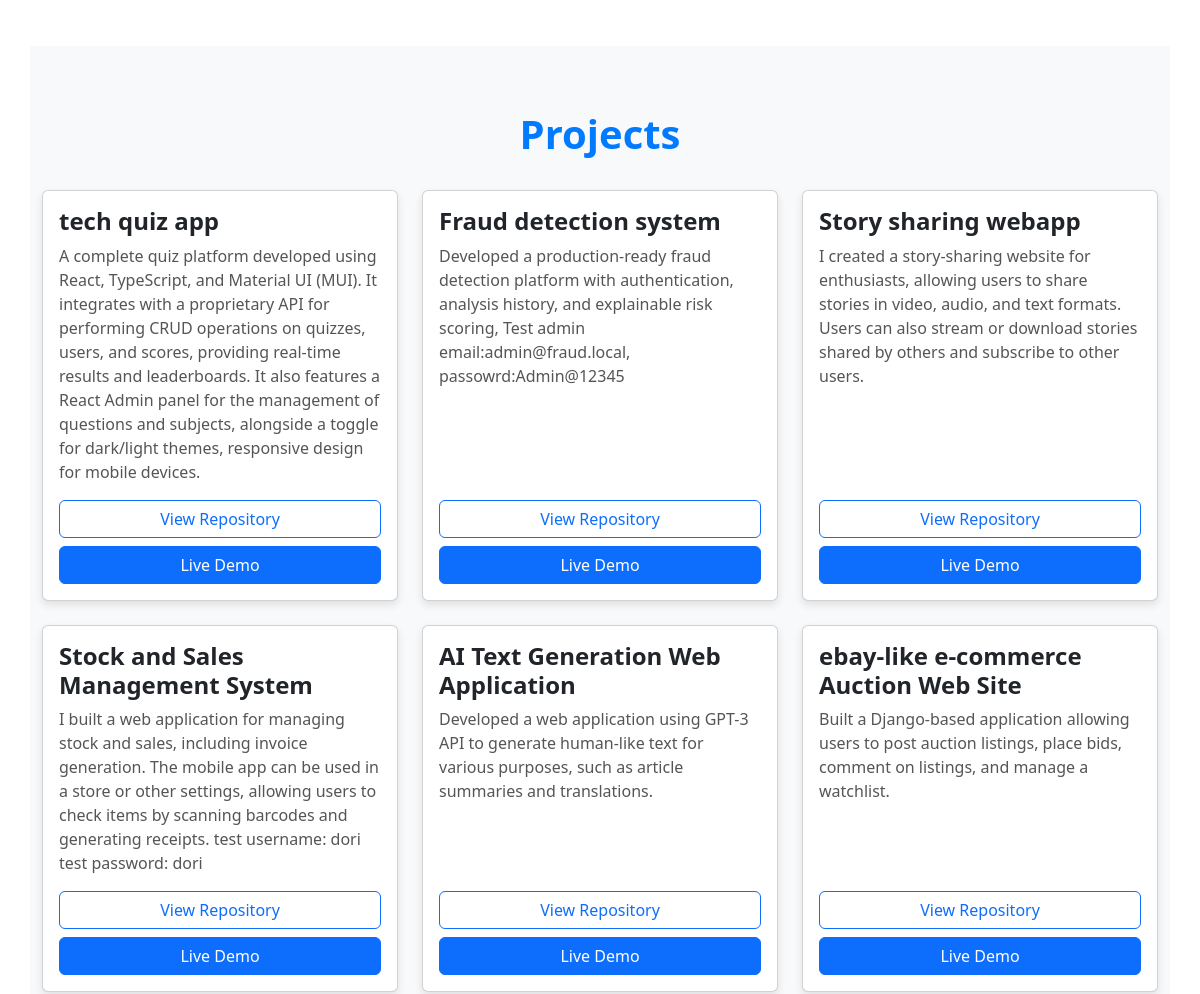
The app's page / (middle part), older data.
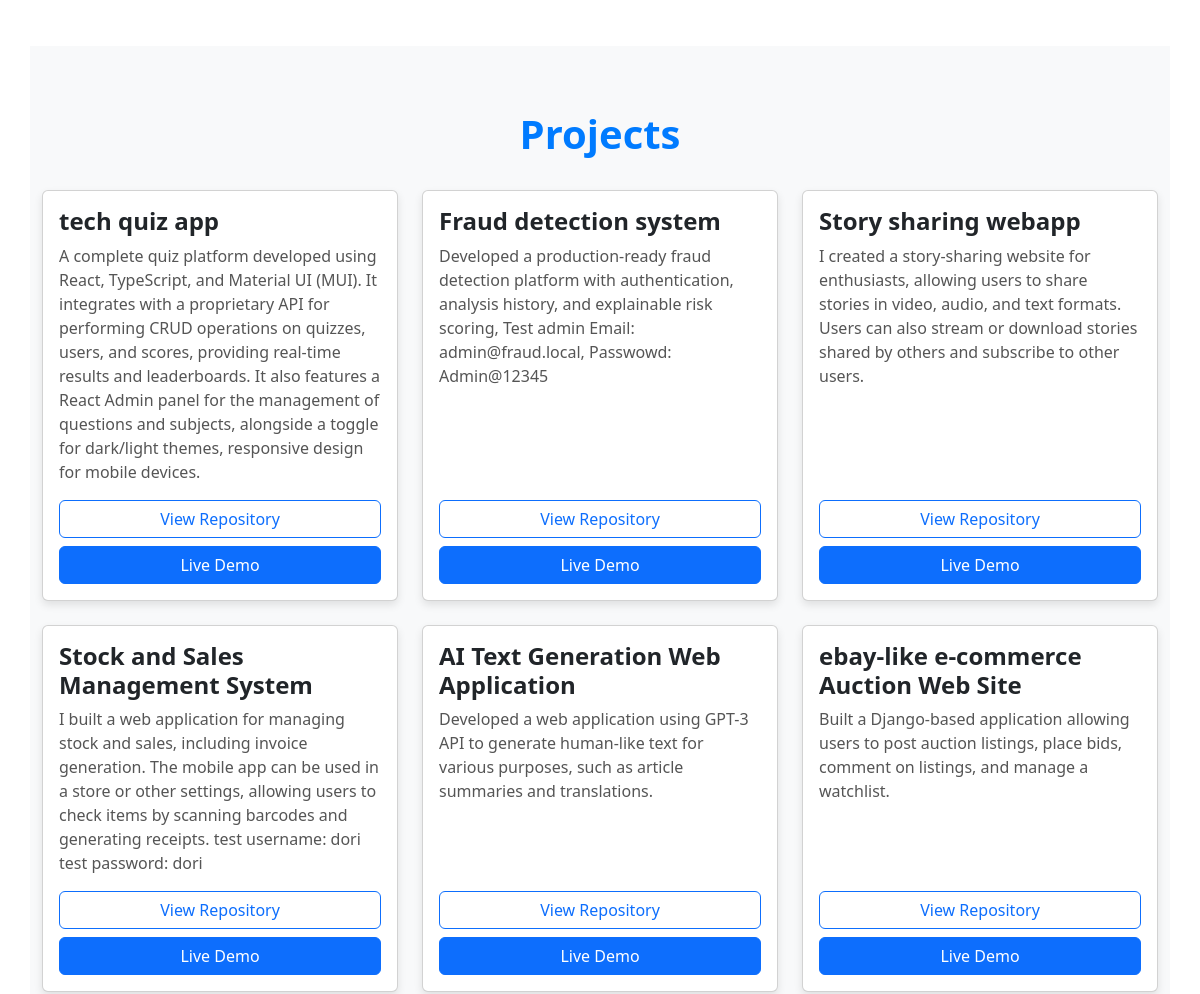
The same page, newer data.
### portfolio/models.py (models this page shows)
class Project(models.Model):
    title = models.CharField(max_length=100)
    description = models.TextField()
    link = models.URLField(blank=True, null=True)
    repo_link = models.URLField(blank=True, null=True)

### portfolio/views.py (the view)
# urls.py: path('', portfolio_view, name='portfolio'),
def portfolio_view(request):
    projects = Project.objects.order_by('-id')
    skills = Skill.objects.all()
    experiences = Experience.objects.order_by('-start_date')
    certificates = Certificate.objects.all()
    return render(request, 'portfolio/portfolio.html', {
        "year": 2024,
        "name": "daryldev",
        'projects': projects,
        'skills': skills,
        'experiences': experiences,
        'certificates': certificates,
    })

### portfolio/context_processors.py (called while the page is built)
def social_links(request):
    return {"SOCIAL_LINKS": getattr(settings, "SOCIAL_LINKS", {})}

### portfolio/templates/portfolio/portfolio.html (shortened to what this page needs)
{% load static %}
<!DOCTYPE html>
<html lang="en">
<head>
    <link rel="stylesheet" href="{% static 'css/styles.css' %}" />
    <link href="https://cdn.jsdelivr.net/npm/bootstrap@5.3.0/dist/css/bootstrap.min.css" rel="stylesheet" />
    <link rel="stylesheet" href="https://cdnjs.cloudflare.com/ajax/libs/font-awesome/6.0.0-beta3/css/all.min.css" />
</head>
<body>
    <section id="projects" class="container my-5 section">
        <h2 class="section-title">Projects</h2>
        <div class="row">
            {% for project in projects %}
            <div class="col-md-4 mb-4">
                <div class="card h-100">
                    <div class="card-body">
                        <h5 class="card-title">{{ project.title }}</h5>
                        <p class="card-text">{{ project.description }}</p>
                        <div class="btn-row">
                            {% if project.repo_link %}
                            <a href="{{ project.repo_link }}" class="btn btn-outline-primary" target="_blank" rel="noopener">
                                View Repository
                            </a>
                            {% endif %}
                            {% if project.link %}
                            <a href="{{ project.link }}" class="btn btn-primary" target="_blank" rel="noopener">
                                Live Demo
                            </a>
                            {% endif %}
                        </div>
                    </div>
                </div>
            </div>
            {% endfor %}
        </div>
    </section>
</body>
</html>

### portfolio/static/css/styles.css (style rules this page uses)
body { font-family: 'Roboto', sans-serif; background-color: #f4f4f9; color: #333; line-height: 1.6; }
.section-title { font-size: 2.5rem; font-weight: bold; margin-bottom: 2rem; color: #007bff; text-align: center; }
.section { padding: 4rem 0; background-color: #f8f9fa; }
.card { border: none; border-radius: 0.75rem; box-shadow: 0 4px 8px rgba(0, 0, 0, 0.1); transition: transform 0.3s ease, box-shadow 0.3s ease; }
.card-title { font-size: 1.5rem; font-weight: bold; color: #007bff; }
.card-text { font-size: 1rem; color: #555; }

### portfolio/templates/portfolio/portfolio.html (style rules this page uses)
#projects .card-body { display: flex; flex-direction: column; }
#projects .card-body .btn { white-space: nowrap; }
#projects .btn-row { margin-top: auto; display: flex; flex-wrap: wrap; gap: .5rem; }
#projects .btn-row .btn { flex: 1 1 180px; }

Row changes from the older to the newer data that the page shows:
changed Project "Fraud detection system": description "…risk scoring, Test admin email:admin@fraud.local, passowrd:Admin@12345" → "…risk scoring, Test admin Email: admin@fraud.local, Passwowd: Admin@12345"
